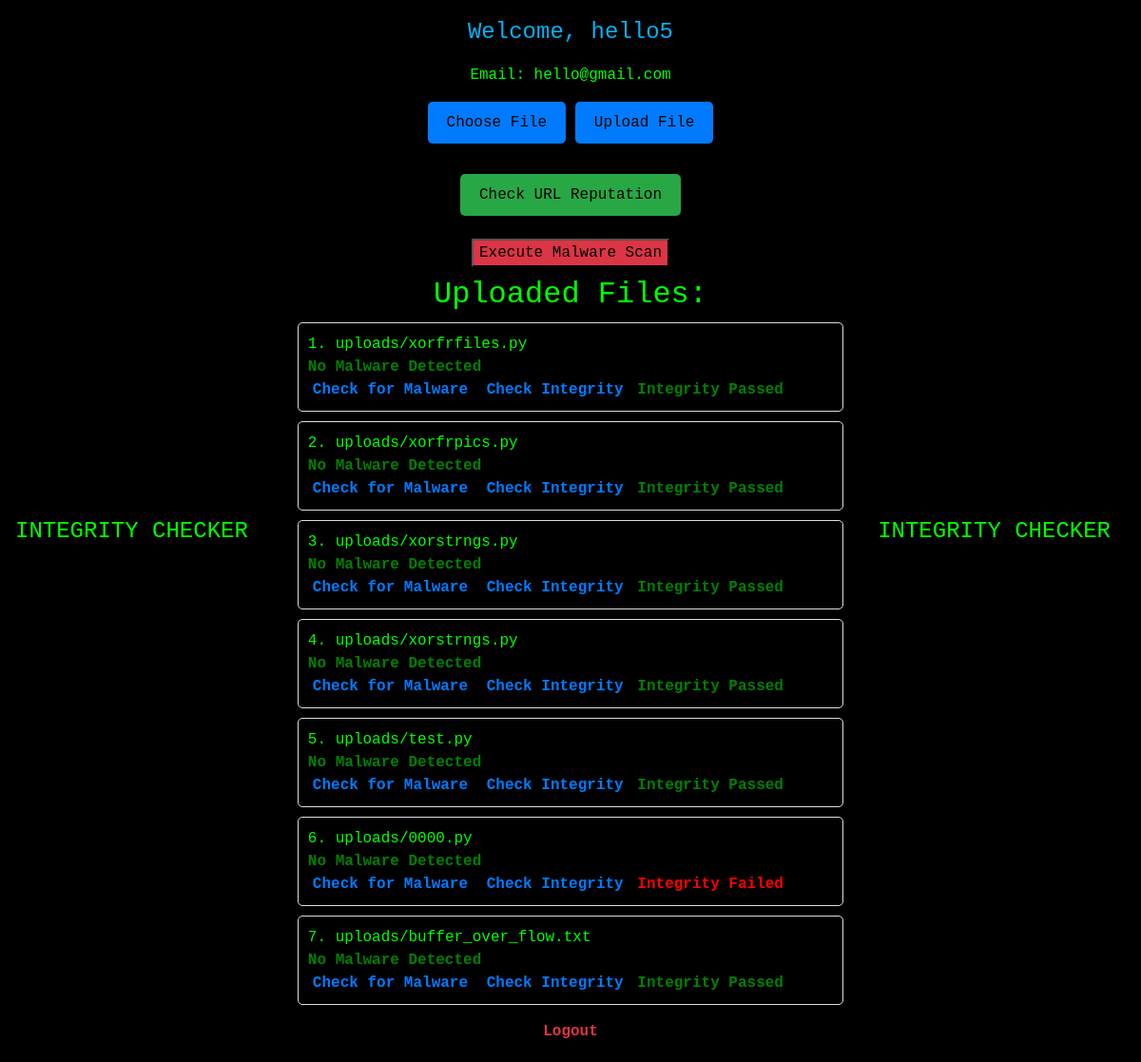
Screenshot of /profile/ (signed in) with the database file from the repository.
### ic/models.py (models this page shows, shortened)
class UploadedFile(models.Model):
    STATUS_CHOICES = (
        ('CLEAN', 'Clean'),
        ('INFECTED', 'Infected'),
        ('MODIFIED', 'Modified'),
        ('INTEGRITY_CHECK_PASSED', 'Integrity Check Passed'),
    )
    user = models.ForeignKey(User, on_delete=models.CASCADE)
    file = models.FileField(upload_to='uploads/')
    uploaded_at = models.DateTimeField(auto_now_add=True)
    status = models.CharField(max_length=23, choices=STATUS_CHOICES, default='CLEAN')
    checksum = models.CharField(max_length=32, blank=True, null=True)
    malware_scan_result = models.TextField(blank=True, null=True)

### ic/views.py (the view)
# urls.py: path('profile/', views.profile, name='profile'),
@login_required
def profile(request):
    uploaded_files = UploadedFile.objects.filter(user=request.user)
    integrity_status = {}
    for file in uploaded_files:
        if file.status == 'INTEGRITY_CHECK_PASSED':
            integrity_status[file.id] = 'Integrity check passed. The file is intact.'
        elif file.status == 'MODIFIED':
            integrity_status[file.id] = 'File integrity check failed. The file has been modified.'
    return render(request, 'profile.html', {'uploaded_files': uploaded_files, 'integrity_status': integrity_status})

### templates/profile.html (shortened to what this page needs)
{% extends 'base.html' %} {% block content %}
<div style="text-align: center;">
    <h1>Welcome, {{ user.username }}</h1>
    <div class="user-info">
        <p>Email: {{ user.email }}</p>
        <form method="post" action="{% url 'upload_file' %}" enctype="multipart/form-data">
            <label for="file" class="upload-button">Choose File</label>
            <button type="submit" class="upload-button">Upload File</button>
        </form>
        <form method="get" action="{% url 'check_url_reputation' %}"><br>
            <button type="submit" class="check-reputation-button">Check URL Reputation</button>
        </form><br>
        <form method="post" action="{% url 'execute_scan_for_malware' %}">
            <button type="submit" class="execute-button" id="scan-result-button">Execute Malware Scan</button>
        </form>
    </div>
</div>
<h2 style="text-align: center;">Uploaded Files:</h2>
<ul>
    {% for file in uploaded_files %}
    <li>
        <span>{{ forloop.counter }}.</span> <span>{{ file.file.name }}</span><br> {% if file.malware_detected %}
        <span class="malware-detected status">Malware Detected</span> <br>{% else %}
        <span class="integrity-passed status">No Malware Detected</span> <br>{% endif %}
        <div>
            <a href="{% url 'check_malware' file_id=file.id %}" class="file-action-link">Check for Malware</a>
            <a href="{% url 'check_integrity' file_id=file.id %}" class="file-action-link">Check Integrity</a> {% if file.status == 'INTEGRITY_CHECK_PASSED' %}
            <span class="integrity-passed status">Integrity Passed</span> {% elif file.status == 'MODIFIED' %}
            <span class="integrity-failed status">Integrity Failed</span> {% endif %}
        </div>
    </li>
    {% endfor %}
</ul>
<div style="text-align: center;">
    <a href="{% url 'logout' %}" class="logout-link">Logout</a>
</div>
{% endblock %}

### templates/base.html (style rules this page uses)
body { font-family: 'Courier New', Courier, monospace; background-color: black; color: #0f0; margin: 0; padding: 0; display: flex; align-items: center; justify-content: center; min-height: 100vh; background-image: url('https://wallpapercave.com/wp/9iapSjX.png'); background-size: cover; }

### templates/profile.html (style rules this page uses)
.execute-button { background-color: #dc3545; animation: pulse 1s infinite; }
body { background-color: black; }
h1 { font-size: 24px; color: #05b1f5; }
.user-info { background-color: black; padding: 10px; border-radius: 5px; }
.upload-button { background-color: #007bff; color: black; border: none; border-radius: 5px; padding: 10px 20px; cursor: pointer; transition: background-color 0.3s; }
.check-reputation-button { background-color: #28a745; color: black; border: none; border-radius: 5px; padding: 10px 20px; cursor: pointer; transition: background-color 0.3s; }
ul { list-style-type: none; padding: 0; }
ul li { margin: 10px 0; padding: 10px; border: 1px solid #ddd; border-radius: 5px; background-color: black; }
.file-action-link { margin: 5px; color: #007bff; text-decoration: none; font-weight: bold; transition: color 0.3s; }
.status { font-weight: bold; margin-top: 5px; }
.integrity-passed { color: green; }
.integrity-failed { color: red; }
.logout-link { margin-top: 20px; color: #dc3545; text-decoration: none; font-weight: bold; transition: color 0.3s; }

### rows the page displays
UploadedFile: file.name "uploads/xorfrfiles.py", shows "Integrity Passed"
UploadedFile: file.name "uploads/xorfrpics.py", shows "Integrity Passed"
UploadedFile: file.name "uploads/xorstrngs.py", shows "Integrity Passed"
UploadedFile: file.name "uploads/xorstrngs.py", shows "Integrity Passed"
UploadedFile: file.name "uploads/test.py", shows "Integrity Passed"
UploadedFile: file.name "uploads/0000.py", status "Integrity Failed"
UploadedFile: file.name "uploads/buffer_over_flow.txt", shows "Integrity Passed"

### other values shown
{{ user.username }} "hello5"
{{ user.email }} "hello@gmail.com"
